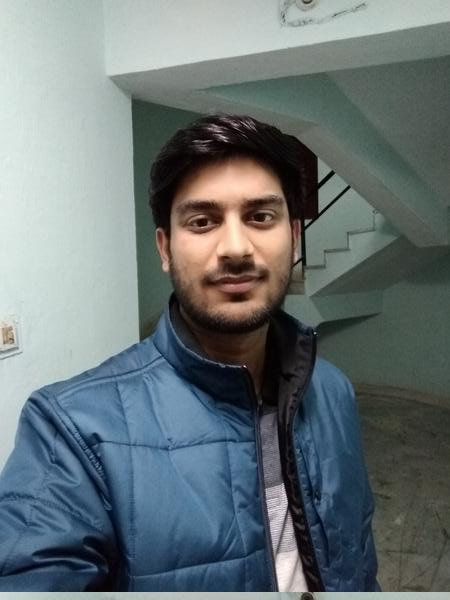
#> input picture Face Detection & Recognition/training-data/s1/1.jpg, 450 x 600 px
$ python face_recognition.py
#> lines starting #> are read from the running program, lines starting #| are printed output that depends on the picture
import cv2,os
import numpy as np

def detect_face(img):
	gray = cv2.cvtColor(img, cv2.COLOR_BGR2GRAY)

	face_cascade = cv2.CascadeClassifier('data/haarcascade_frontalface_alt.xml')

	faces = face_cascade.detectMultiScale(gray, scaleFactor = 1.1, minNeighbors=6)

	if(len(faces)==0):
		return None

	return faces


def prepare_training_data(data_folder_path):
#> called with data_folder_path = 'training-data'
	dirs = os.listdir(data_folder_path)

	faces = []
	labels = []

	for dir_name in dirs:
		if not dir_name.startswith('s'):
			continue

		label = int(dir_name.replace('s',''))

		subject_dir_path = os.path.join(data_folder_path, dir_name)

		subject_image_names = os.listdir(subject_dir_path)

		for image_name in subject_image_names:
			if image_name.startswith('.'):	#ignore system files like .DS_Store
				continue

			image_path = os.path.join(subject_dir_path,image_name)

			image = cv2.imread(image_path)
#> image is the input picture: shape (600, 450, 3); mean B, G, R 118.1, 115.7, 105.1

			# cv2.imshow('Training on image...', image)
			# cv2.waitKey(10)

			facess = detect_face(image)
#> in detect_face, `gray = cv2.cvtColor(img, cv2.COLOR_BGR2GRAY)`:
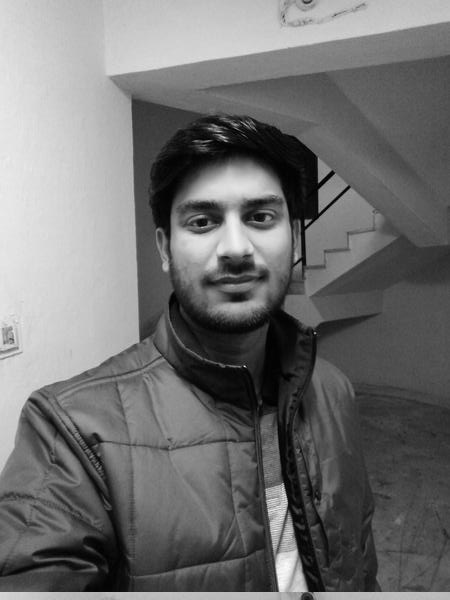
#> gray: shape (600, 450); min 0, max 253, mean 112.8
#> in detect_face, `faces = face_cascade.detectMultiScale(gray, scaleFactor = 1.1, minNeig..`: faces = [[152, 154, 164, 164]]
#> facess = [[152, 154, 164, 164]]
			if facess is None:
				continue
			gray = cv2.cvtColor(image, cv2.COLOR_BGR2GRAY)
			(x,y,w,h) = facess[0]
#> x = 152; y = 154; w = 164; h = 164
			face = gray[y:y+w, x:x+h]
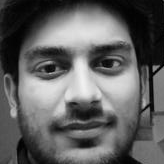
#> face: shape (164, 164); min 0, max 241, mean 96.6

			if face is not None:
				faces.append(face)
				labels.append(label)

	cv2.destroyAllWindows()
	cv2.waitKey(1)
	cv2.destroyAllWindows()

	return faces, labels


def draw_rectangle(img, rect):
	(x,y,w,h) = rect
	cv2.rectangle(img, (x,y), (x+w,y+h), (0,255,0), 2)


def draw_text(img, text, x, y):
	cv2.putText(img, text, (x,y), cv2.FONT_HERSHEY_PLAIN, 1.5, (0,255,0), 2)


def predict(test_img):
	img = test_img.copy()
	faces = detect_face(img)
	gray = cv2.cvtColor(img, cv2.COLOR_BGR2GRAY)

	face_list=[]

	for i in range(len(faces)):
		rect = faces[i]
		(x,y,w,h) = rect
		face = gray[y:y+w, x:x+h]

		label, confidence = face_recognizer.predict(face)
		face_list.append(subjects[label])

	return face_list

def find_faces(filepath):
	test_img = cv2.imread(filepath)
	face_list = predict(test_img)
	return face_list

subjects = ['', '1505210048','1505213029','1505210044']

faces, labels = prepare_training_data('training-data')
#> faces = 1 item; labels = [1]

face_recognizer = cv2.face.LBPHFaceRecognizer_create()
face_recognizer.train(faces, np.array(labels))
